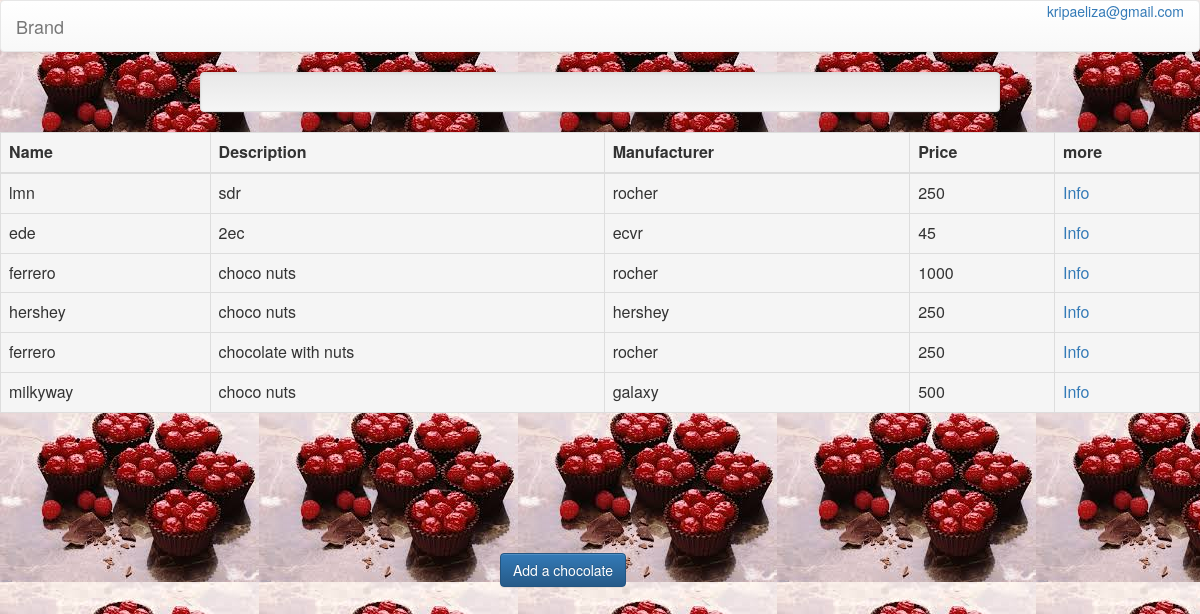
Page / (signed in) on the committed database.
### register/models.py (models this page shows, shortened)
class User(AbstractBaseUser):
    user_id = models.AutoField(primary_key=True)
    user_first_name = models.CharField(_('First Name'), max_length=32, blank=True, null=True,
                                  validators=[RegexValidator(regex='^[A-Za-z]*$')])
    user_last_name = models.CharField(_('Last Name'), max_length=32, blank=True, null=True,
                                    validators=[RegexValidator(regex='^[A-Za-z]*$')])
    email = models.EmailField(_('Email'), db_index=True, unique=True)
    user_dob = models.DateField(_('Birth Date'), blank=True, null=True)
    user_gender = models.CharField(_('Gender'), max_length=1, choices=GENDER, blank=True, null=True)
    user_github = models.CharField(_('Github Profile'),max_length=100,blank=True )
    user_linkedin = models.CharField(_('Linkedin Profile'),max_length=100,blank=True )
    user_bio = models.CharField(_('Short Bio'), max_length=1000,blank=True )
    user_occupation = models.CharField(_('Occupation'), max_length=100,blank=True )
    user_nationality = models.CharField(_('Nationality'), max_length=100,blank=True )
    date_joined = models.DateTimeField(auto_now_add=True)
    username = models.CharField(_('username'), max_length=32, blank=False, unique=True)
    is_active = models.BooleanField(default=True)
    is_admin = models.BooleanField(default=False)
    objects = MyUserManager()
    USERNAME_FIELD = 'email'
    REQUIRED_FIELDS = ['username']

class Chocolate(models.Model):
        id = models.AutoField(primary_key=True)
        name = models.CharField(_('Chocolate Name'), max_length=100, blank=True)
        description = models.CharField(_('Chocolate Description'), max_length=1000, blank=True)
        manufacturer = models.CharField(_('Chocolate Manufacturer'), max_length=100, blank=True)
        price = models.IntegerField(_('Chocolate Price'),
                                    validators=[MaxValueValidator(1000), MinValueValidator(0)],
                                    help_text=_('4 digits maximum'), blank=True, null=True)

### register/views.py (the view)
# urls.py: 2. Add a URL to urlpatterns:  url(r'^$', Home.as_view(), name='home')
class Home(ListView):
    template_name = "index.html"
    def get_queryset(self):
        return Chocolate.objects.all()

### register/templates/index.html
{% extends "base.html" %}
{% load staticfiles %}
{% block body %}
{% if request.user.is_anonymous %}
    Log in to your account
{% else %}
<table>
<div class="col-md-8 col-md-offset-2 well">
<table class="table table-hover table-bordered table-responsive">
    <thead>
    <tr>
        <th class="active">
            Name
        </th>
        <th class="active">
            Description
        </th>
        <th class="active">
            Manufacturer
        </th>
        <th class="active">
            Price
        </th>
        <th class="active">
            more
        </th>
    </tr>
    </thead>
    <tbody>
    {% for item in object_list %}
        <tr>
            <td class="active"> {{ item.name }} </td>
            <td class="active"> {{ item.description }}</td>
            <td class="active"> {{ item.manufacturer }}</td>
            <td class="active"> {{ item.price }}</td>
            <td class="active"> <a href="{% url 'chocolate_info' item.id %}">Info</a> </td>
        </tr>
    {% endfor %}
    </tbody>
</table>
</div>
    <div class="col-md-offset-5" style="padding-top: 10%;">
       <p><a href="{% url 'add_chocolate' %}">
           <button class="btn btn-primary">Add a chocolate</button>
       </a>
       </p>
   </div>
{%  endif %}
{% endblock body %}

### register/templates/navbar.html (shortened to what this page needs)
<nav class="navbar navbar-default">
  <div class="container-fluid">
    <div class="navbar-header">
      <a class="navbar-brand" href="#">Brand</a>
    </div>
   <div class="collapse navbar-collapse" id="bs-example-navbar-collapse-1">
          <ul class="nav navbar-nav navbar-right" id="home_nav">
              {% if user.is_anonymous %}
                  <li class="dropdown">
                      <a href="#" class="dropdown-toggle" data-toggle="dropdown" role="button" aria-haspopup="true" aria-expanded="false">JOIN<span class="caret"></span></a>
                      <ul class="dropdown-menu">
                          <li><a href="{% url 'login' %}">Login</a></li>
                          <li><a href="{% url 'register_user' %}">Sign up</a></li>                        </ul>
                  </li>                {% else %}
                  <li>
                      <div class="btn-group">
                          <a class="btn-new btn-nav btn-white" data-toggle="dropdown">
                              {% if request.user.user_first_name %}
                                  {{ request.user.user_first_name }}
                              {% elif request.user.username %}
                                  {{ request.user.username }}
                              {% else %}
                                  {{ request.user.email }}
                              {% endif %}
                          </a>
                      </div>
                  </li>
              {% endif %}
          </ul>
      </div>
  </div>
</nav>

### rows in the picture
User: user.email "kripaeliza@gmail.com"
Chocolate: name "lmn", description "sdr", manufacturer "rocher", price "250"
Chocolate: name "ede", description "2ec", manufacturer "ecvr", price "45"
Chocolate: name "ferrero", description "choco nuts", manufacturer "rocher", price "1000"
Chocolate: name "hershey", description "choco nuts", manufacturer "hershey", price "250"
Chocolate: name "ferrero", description "chocolate with nuts", manufacturer "rocher", price "250"
Chocolate: name "milkyway", description "choco nuts", manufacturer "galaxy", price "500"
